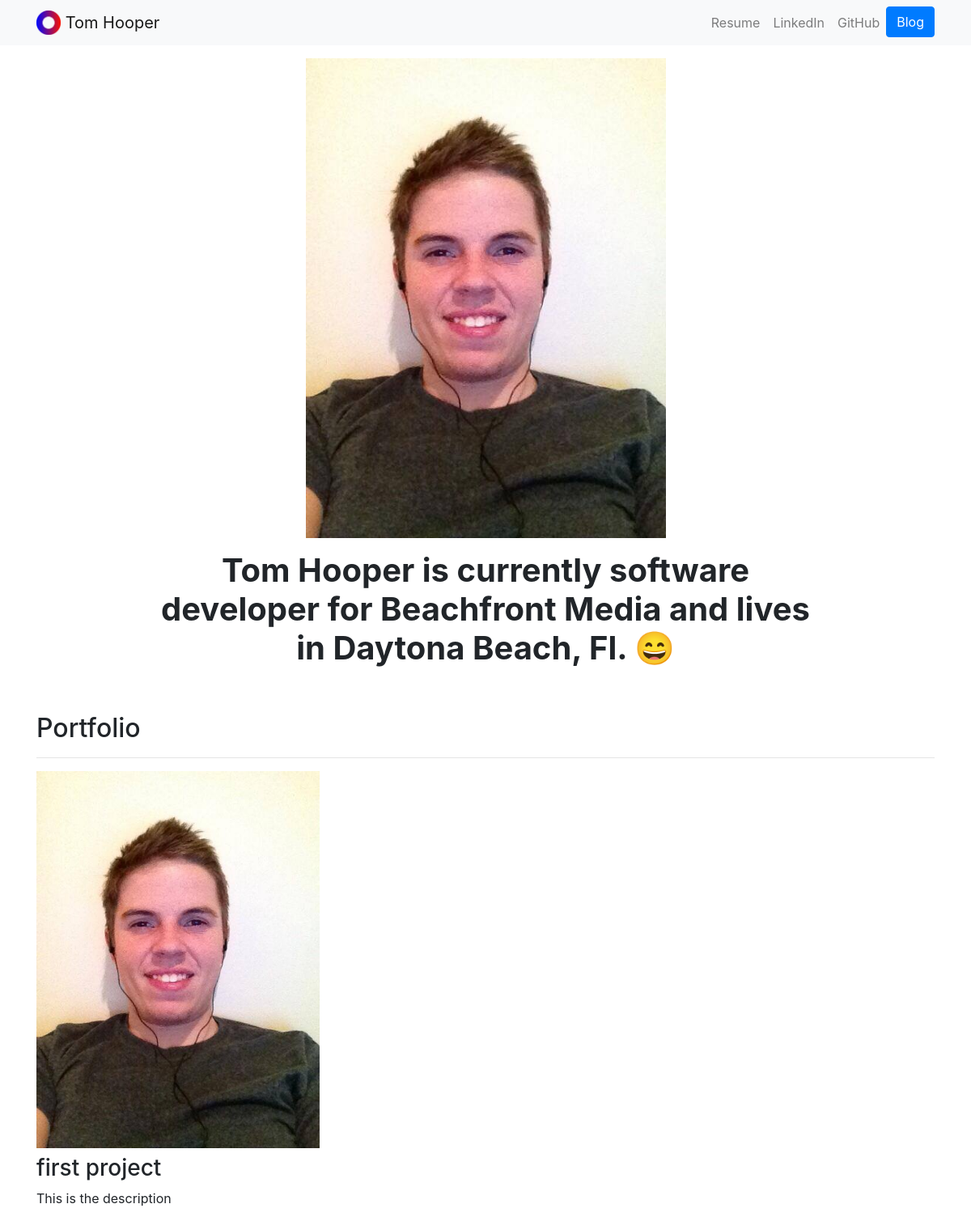
Before: / with the older database file.
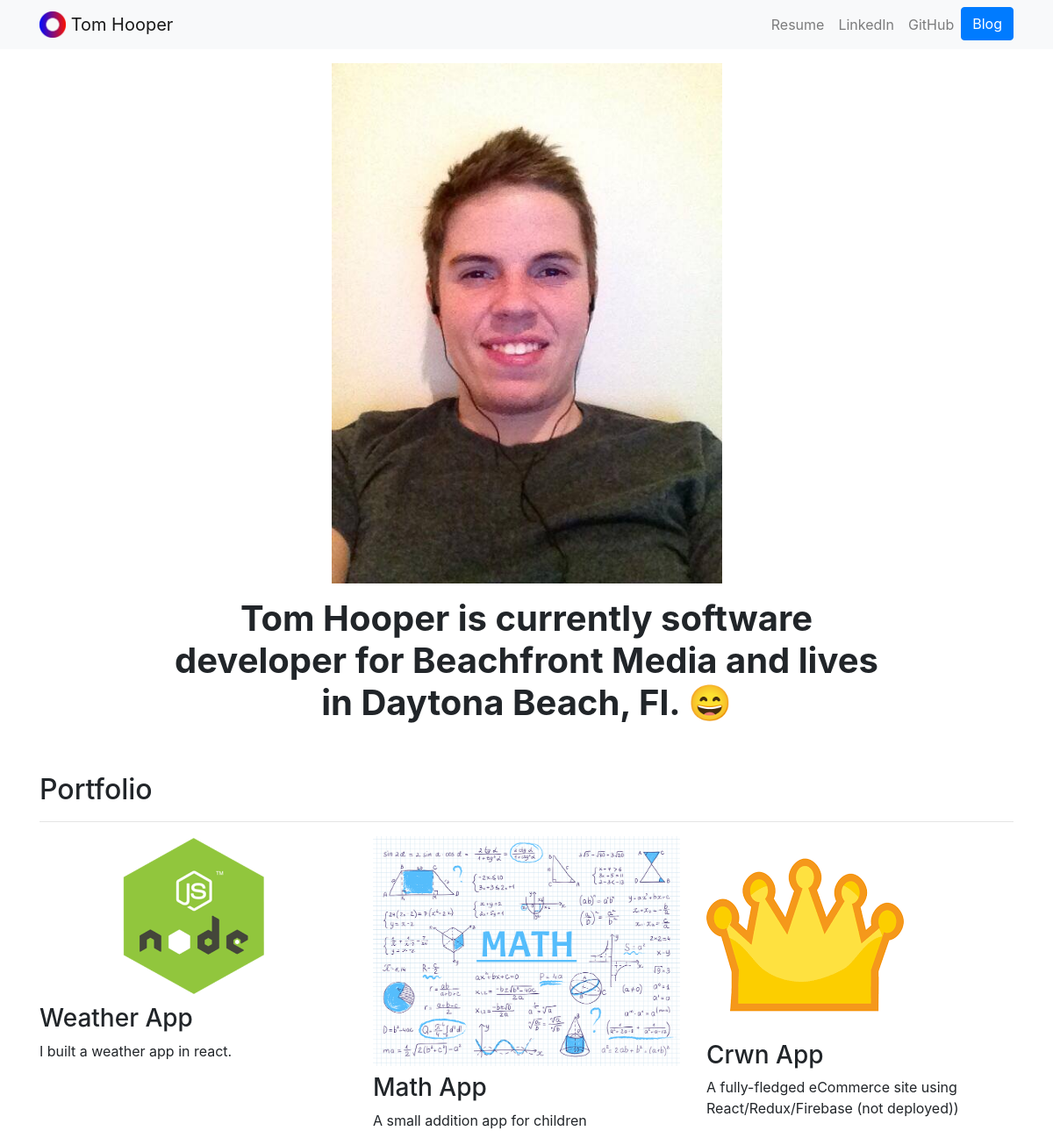
After: the same page with the newer database file.
### portfolio/models.py (models this page shows, shortened)
class Project(models.Model):
    title = models.CharField(max_length=100)
    description = models.CharField(max_length=250)
    image = models.ImageField(upload_to='portfolio/images/')
    url = models.URLField(blank=True)

### portfolio/views.py (the view)
# urls.py: 2. Add a URL to urlpatterns:  path('', views.home, name='home')
def home(req):
    projects = Project.objects.all()
    return render(req, 'portfolio/home.html', {'projects': projects})

### portfolio/templates/portfolio/home.html
{% extends 'portfolio/base.html' %} {% block content %} {% load static %}
<div class="row justify-content-center my-3">
    <div class="col-5">
        <img
            src="{% static 'portfolio/me.jpg' %}"
            class="img-fluid"
        />
    </div>
</div>
<div class="row justify-content-center mb-3">
    <div class="col-md-9 text-center">
        <h1 id="hometext" class="font-weight-bold">
            Tom Hooper is currently software developer for Beachfront Media
            and lives in Daytona Beach, Fl. 😄
        </h1>
    </div>
</div>
<h2 class="mt-5">Portfolio</h2>
<hr />
<div class="row">
    {% for project in projects %}
    <div class="col-lg-4 col-md-6">
        {% if project.url %}
        <a href="{{ project.url }}">
            <img src="{{ project.image.url }}" class="img-fluid mb-2" />
        </a>
        {% else %}
        <img src="{{ project.image.url }}" class="img-fluid mb-2" />
        {% endif %}
        <h3>{{ project.title }}</h3>
        <p>{{ project.description }}</p>
    </div>
    {% endfor %}
</div>
{% endblock content %}

### portfolio/templates/portfolio/base.html (shortened to what this page needs)
{% load static %}
<!DOCTYPE html>
<html lang="en">
    <head>
        <link
            rel="stylesheet"
            href="https://stackpath.bootstrapcdn.com/bootstrap/4.4.1/css/bootstrap.min.css"
        />
    </head>
    <body>
        <nav id="topNav" class="navbar navbar-expand-lg navbar-light bg-light">
            <div class="container">
                <a class="navbar-brand" href="{% url 'home' %}">
                    <img
                        src="{% static 'portfolio/Logo.png' %}"
                        alt="logo"
                        width="30"
                        class="d-inline-block align-top"
                    />
                    <span>Tom Hooper</span>
                </a>
                <div
                    class="collapse navbar-collapse text-center"
                    id="navBarNav"
                >
                    <ul class="navbar-nav ml-auto">
                        <li class="nav-item">
                            <a
                                class="nav-link"
                                href="{% static 'portfolio/resume.pdf' %}"
                            >
                                Resume
                            </a>
                        </li>
                        <li class="nav-item">
                            <a
                                class="nav-link"
                                href="https://www.linkedin.com/in/tjhooper88/"
                                target="_blank"
                                >LinkedIn</a
                            >
                        </li>
                        <li class="nav-item">
                            <a
                                class="nav-link"
                                href="https://github.com/tjhooper1"
                                target="_blank"
                                >GitHub</a
                            >
                        </li>
                        <li class="nav-item">
                            <a
                                class="btn btn-primary"
                                href="{% url 'blog:all_blogs' %}"
                                id="navbarDropdown"
                                role="button"
                            >
                                Blog
                            </a>
                        </li>
                    </ul>
                </div>
            </div>
        </nav>
        <div class="container">
            {% block content %} {% endblock %}
        </div>
    </body>
</html>

Changed rows visible on the page:
removed Project: image (picture), title "first project", description "This is the description"
added Project: image (picture), title "Weather App", description "I built a weather app in react."
added Project: image (picture), title "Math App", description "A small addition app for children"
added Project: image (picture), title "Crwn App", description "A fully-fledged eCommerce site using React/Redux/Firebase (not deployed))"
